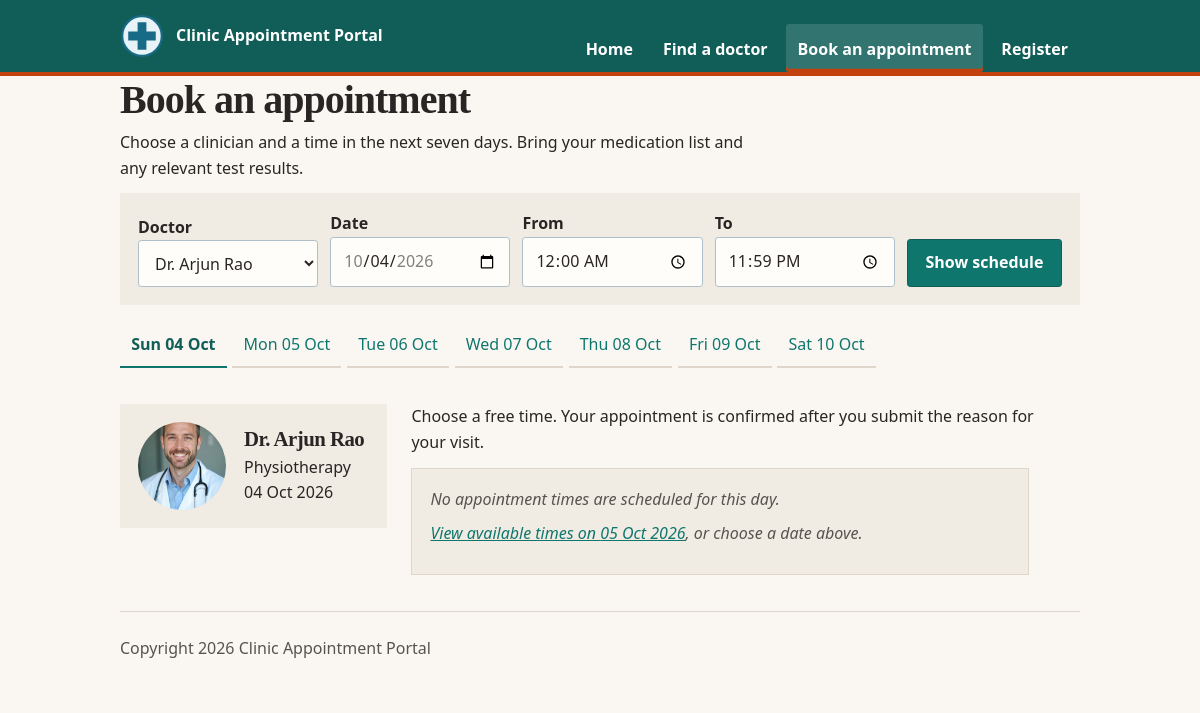
Page /clinic-base/book.php?doctor_id=5 on the committed database.
### tables this page shows
CREATE TABLE `doctor` (
  `DoctorID` INT NOT NULL AUTO_INCREMENT,
  `FullName` VARCHAR(100) NOT NULL,
  `User` VARCHAR(100) NOT NULL,
  `HashPass` VARCHAR(255) NOT NULL,
  `Email` VARCHAR(100) NOT NULL,
  `Specialty` VARCHAR(80) DEFAULT NULL,
  `Qualifications` VARCHAR(255) DEFAULT NULL,
  `Languages` VARCHAR(120) DEFAULT NULL,
  `WriteUp` MEDIUMTEXT DEFAULT NULL,
  `ImageURL` VARCHAR(255) DEFAULT NULL,
  PRIMARY KEY (`DoctorID`),
  UNIQUE KEY `uq_doctor_user` (`User`),
  UNIQUE KEY `uq_doctor_email` (`Email`)
);

### clinic-base/lib/helpers.php (called while the page is built, shortened)
<?php
function e(mixed $s): string
{
    return htmlspecialchars($s ?? '', ENT_QUOTES, 'UTF-8');
}
function base_path(): string
{
    static $base = null;
    if ($base !== null) {
        return $base;
    }
    $base = '';
    $script = str_replace('\\', '/', (string) ($_SERVER['SCRIPT_NAME'] ?? ''));
    $file = realpath((string) ($_SERVER['SCRIPT_FILENAME'] ?? ''));
    $root = realpath(dirname(__DIR__));
    $inApp = str_replace('\\', '/', substr($file, strlen($root)));
    if ($inApp !== '' && strcasecmp(substr($script, -strlen($inApp)), $inApp) === 0) {
        $base = rtrim(substr($script, 0, -strlen($inApp)), '/');
    }
    return $base;
}
function url(string $path): string
{
    return base_path() . $path;
}
function app_request_uri(): string
{
    $uri = (string) ($_SERVER['REQUEST_URI'] ?? '/');
    $base = base_path();
    if ($base !== '' && strncasecmp($uri, $base, strlen($base)) === 0) {
        $uri = substr($uri, strlen($base));
    }
    return $uri === '' ? '/' : $uri;
}
function fmt_date(?string $value): string
{
    $timestamp = strtotime($value);
    return $timestamp === false ? '' : date('d M Y', $timestamp);
}

### clinic-base/models/doctors.php (called while the page is built, shortened)
<?php
require_once dirname(__DIR__) . DIRECTORY_SEPARATOR . 'lib' . DIRECTORY_SEPARATOR . 'db.php';
function all_doctors(?string $specialty = null): array
{
    $sql = 'SELECT `DoctorID`, `FullName`, `Specialty`, `Qualifications`, `Languages`, `WriteUp`, `ImageURL`
                , (SELECT MIN(`SlotDateTime`)
                   FROM `slots`
                   WHERE `slots`.`DoctorID` = `doctor`.`DoctorID`
                     AND `slots`.`Status` = \'Available\'
                     AND `slots`.`SlotDateTime` >= NOW()) AS `NextAvailable`
            FROM `doctor`';
    $params = [];
    $sql .= ' ORDER BY `FullName`';
    return q_all($sql, $params);
}
function find_doctor(int $id): ?array
{
    return q_one(
        'SELECT `DoctorID`, `FullName`, `User`, `HashPass`, `Email`, `Specialty`,
                `Qualifications`, `Languages`, `WriteUp`, `ImageURL`
         FROM `doctor`
         WHERE `DoctorID` = :id
         LIMIT 1',
        ['id' => $id]
    );
}

### clinic-base/lib/db.php (called while the page is built, shortened)
<?php
function db(): PDO
{
    static $connection;
    if (!$connection instanceof PDO) {
        $dsn = 'mysql:host=' . DB_HOST
            . ';dbname=' . DB_NAME
            . ';charset=utf8mb4';
        $connection = new PDO($dsn, DB_USER, DB_PASS, [
            PDO::ATTR_ERRMODE => PDO::ERRMODE_EXCEPTION,
            PDO::ATTR_DEFAULT_FETCH_MODE => PDO::FETCH_ASSOC,
            PDO::ATTR_EMULATE_PREPARES => false,
            PDO::MYSQL_ATTR_INIT_COMMAND => "SET time_zone = '" . (new DateTimeImmutable())->format('P') . "'",
        ]);
    }
    return $connection;
}
function q(string $sql, array $params = []): PDOStatement
{
    $statement = db()->prepare($sql);
    $statement->execute($params);
    return $statement;
}
function q_one(string $sql, array $params = []): ?array
{
    $row = q($sql, $params)->fetch();
    return $row === false ? null : $row;
}
function q_all(string $sql, array $params = []): array
{
    return q($sql, $params)->fetchAll();
}

### clinic-base/models/slots.php (called while the page is built, shortened)
<?php
require_once dirname(__DIR__) . DIRECTORY_SEPARATOR . 'lib' . DIRECTORY_SEPARATOR . 'db.php';
require_once dirname(__DIR__) . DIRECTORY_SEPARATOR . 'lib' . DIRECTORY_SEPARATOR . 'slots.php';
function slot_select(): string
{
    return 'SELECT `slotID`, `DoctorID`, `SlotDateTime`, `CreatedAt`, `Status`,
                   DATE(`SlotDateTime`) AS `SlotDate`, TIME(`SlotDateTime`) AS `SlotTime`
            FROM `slots`';
}
function booking_day_availability(int $doctorId, DateTimeImmutable $now, int $days, string $fromTime, string $toTime): array
{
    $today = $now->setTime(0, 0);
    $availability = [];
    for ($offset = 0; $offset < $days; $offset++) {
        $availability[$today->modify('+' . $offset . ' days')->format('Y-m-d')] =
            ['total' => 0, 'matching' => 0, 'future' => 0, 'available' => 0];
    }
    $rows = q_all(
        slot_select() . ' WHERE `DoctorID` = :doctor_id
            AND `SlotDateTime` >= :start AND `SlotDateTime` < :end ORDER BY `SlotDateTime`',
        ['doctor_id' => $doctorId, 'start' => $today->format('Y-m-d H:i:s'),
            'end' => $today->modify('+' . $days . ' days')->format('Y-m-d H:i:s')]
    );
    foreach ($rows as $slot) {
        $counts = &$availability[(string) $slot['SlotDate']];
        $time = (string) $slot['SlotTime'];
    }
    return $availability;
}

### clinic-base/lib/slots.php (called while the page is built, shortened)
<?php
function booking_day_empty_message(array $counts): ?string
{
    if ($counts['total'] === 0) {
        return 'No appointment times are scheduled for this day.';
    }
    return 'The remaining times on this day are booked or unavailable.';
}

### clinic-base/book.php (the view, shortened to what this page needs)
<?php
require_once __DIR__ . DIRECTORY_SEPARATOR . 'lib' . DIRECTORY_SEPARATOR . 'helpers.php';
require_once __DIR__ . DIRECTORY_SEPARATOR . 'models' . DIRECTORY_SEPARATOR . 'doctors.php';
require_once __DIR__ . DIRECTORY_SEPARATOR . 'models' . DIRECTORY_SEPARATOR . 'appointments.php';
require_once __DIR__ . DIRECTORY_SEPARATOR . 'models' . DIRECTORY_SEPARATOR . 'slots.php';
$rescheduleIdInput = $_GET['reschedule'] ?? '';
$rescheduleId = is_string($rescheduleIdInput) && ctype_digit($rescheduleIdInput)
    ? (int) $rescheduleIdInput
    : 0;
$reschedule = null;
$rescheduleActor = 'patient';
$now = new DateTimeImmutable();
$today = $now->setTime(0, 0);
$lastBrowseDate = $today->modify('+' . (BROWSE_DAYS - 1) . ' days');
$doctorInput = $_GET['doctor'] ?? $_GET['doctor_id'] ?? '';
$doctorId = is_string($doctorInput) && ctype_digit($doctorInput) ? (int) $doctorInput : 0;
$doctor = $doctorId > 0 ? find_doctor($doctorId) : null;
$selectedDate = $today->format('Y-m-d');
$fromTime = isset($_GET['from']) && is_string($_GET['from']) ? $_GET['from'] : '00:00';
$toTime = isset($_GET['to']) && is_string($_GET['to']) ? $_GET['to'] : '23:59';
$doctors = all_doctors();
$availability = $doctorId > 0
    ? booking_day_availability($doctorId, $now, BROWSE_DAYS, $fromTime, $toTime)
    : [];
$availableDays = array_keys(array_filter($availability, static fn (array $counts): bool => $counts['available'] > 0));
$dayEmptyMessage = $doctorId > 0 ? booking_day_empty_message($availability[$selectedDate]) : null;
$availableDayUrl = $availableDays !== [] ? url('/book.php?' . http_build_query(array_merge(
    ['doctor' => $doctorId, 'date' => $availableDays[0], 'from' => $fromTime, 'to' => $toTime],
    $reschedule !== null ? ['reschedule' => $rescheduleId] : []
))) : null;
require __DIR__ . DIRECTORY_SEPARATOR . 'partials' . DIRECTORY_SEPARATOR . 'header.php';
require __DIR__ . DIRECTORY_SEPARATOR . 'partials' . DIRECTORY_SEPARATOR . 'nav.php';
?>
<main>
    <section class="page-intro booking-intro">
        <div class="page-intro-copy">
            <h1><?= e($reschedule !== null ? 'Reschedule an appointment' : 'Book an appointment') ?></h1>
<?php if ($reschedule !== null): ?>
            <p class="reschedule-context">Current appointment: <?= e((string) $reschedule['DoctorName']) ?> on <?= e(fmt_date((string) $reschedule['appointmentDateTime'])) ?> at <?= e(fmt_time((string) $reschedule['appointmentDateTime'])) ?>.</p>
            <p>Your current booking stays in place until the replacement is confirmed. <a href="<?= e(url($rescheduleActor === 'doctor' ? '/doctor/home.php' : '/patient/home.php')) ?>">Back to appointments</a></p>
<?php else: ?>
            <p>Choose a clinician and a time in the next seven days. Bring your medication list and any relevant test results.</p>
<?php endif; ?>
        </div>
    </section>
    <form class="booking-filters" method="get" action="<?= e(url('/book.php')) ?>">
        <p>
            <label for="doctor">Doctor</label>
            <select id="doctor" name="doctor">
<?php foreach ($doctors as $candidate): ?>
                <option value="<?= e((string) $candidate['DoctorID']) ?>"<?= e($doctorId === (int) $candidate['DoctorID'] ? ' selected' : '') ?>><?= e((string) $candidate['FullName']) ?></option>
<?php endforeach; ?>
            </select>
        </p>
        <p>
            <label for="date">Date</label>
            <input id="date" name="date" type="date" min="<?= e($today->format('Y-m-d')) ?>" max="<?= e($lastBrowseDate->format('Y-m-d')) ?>" value="<?= e($selectedDate) ?>" required>
        </p>
        <p>
            <label for="from">From</label>
            <input id="from" name="from" type="time" value="<?= e($fromTime) ?>" required>
        </p>
        <p>
            <label for="to">To</label>
            <input id="to" name="to" type="time" value="<?= e($toTime) ?>" required>
        </p>
        <button type="submit">Show schedule</button>
    </form>
    <nav class="day-tabs" aria-label="Choose a day">
<?php for ($offset = 0; $offset < BROWSE_DAYS; $offset++):
    $day = $today->modify('+' . $offset . ' days');
    $dayQuery = http_build_query(array_merge(
        ['doctor' => $doctorId, 'date' => $day->format('Y-m-d'), 'from' => $fromTime, 'to' => $toTime],
        $reschedule !== null ? ['reschedule' => $rescheduleId] : []
    ));
?>
        <a class="day-tab<?= e($selectedDate === $day->format('Y-m-d') ? ' selected' : '') ?>" href="<?= e(url('/book.php?' . $dayQuery)) ?>"><?= e($day->format('D d M')) ?></a>
<?php endfor; ?>
    </nav>
<?php if ($doctor === null): ?>
    <p class="empty-state">Choose a doctor to view their schedule.</p>
<?php else: ?>
    <section class="booking-results" aria-label="Doctor schedule">
        <aside class="booking-doctor">
            <img src="<?= e(url(!empty($doctor['ImageURL']) ? '/' . ltrim((string) $doctor['ImageURL'], '/') : '/assets/img/General_Practice_in_Action.jpg')) ?>" width="112" height="112" loading="eager" decoding="async" alt="Portrait of <?= e((string) $doctor['FullName']) ?>">
            <div><h2><?= e((string) $doctor['FullName']) ?></h2><p><?= e((string) $doctor['Specialty']) ?></p><p><?= e(fmt_date($selectedDate)) ?></p></div>
        </aside>
        <div class="booking-slots">
    <p>Choose a free time. Your appointment is confirmed after you submit the reason for your visit.</p>
<?php if ($dayEmptyMessage !== null): ?>
    <p class="empty-state"><?= e($dayEmptyMessage) ?>
<?php if ($availableDayUrl !== null): ?>
        <a href="<?= e($availableDayUrl) ?>">View available times on <?= e(fmt_date($availableDays[0])) ?></a>, or choose a date above.
<?php else: ?>
        No available appointment times within the next <?= e((string) BROWSE_DAYS) ?> days with these time filters. Choose another date or change the time filters above.
<?php endif; ?>
    </p>
<?php endif; ?>
        </div>
    </section>
<?php endif; ?>
</main>
<?php
require __DIR__ . DIRECTORY_SEPARATOR . 'partials' . DIRECTORY_SEPARATOR . 'footer.php';

### clinic-base/assets/tokens.css (style rules this page uses)
:root { --c-ink: #292524; --c-muted: #57534e; --c-paper: #fffdf9; --c-surface: #faf7f2; --c-surface-band: #f1ece3; --c-surface-tile: #fffefa; --c-line: #ded6ca; --c-primary: #0f766e; --c-primary-dark: #115e59; --c-button-background: var(--c-primary); --c-button-background-hover: var(--c-primary-dark); --c-button-foreground: #ffffff; --c-accent: #c2410c; --c-success: #166534; --c-danger: #b91c1c; --c-danger-hover: #991b1b; --shadow-doctor-tile: 0 0.35rem 1rem rgba(41, 37, 36, 0.10); --radius-control: 0.2rem; --radius-tile: 0.45rem; --radius-section: 0; --page-width: calc(100% - 2rem); }
@media (min-width: 64rem) { :root { --page-width: 80vw; } }

### clinic-base/assets/css/style.css (style rules this page uses)
.booking-filters { display: flex; flex-wrap: wrap; align-items: end; gap: var(--space-2); margin: 0 0 var(--space-3); padding: var(--space-3); background: var(--c-surface-band); }
.booking-filters p { flex: 1 1 10rem; min-width: 9rem; margin: 0; }
.booking-filters button { min-height: 2.75rem; }
.day-tabs { display: flex; max-width: 100%; gap: 0.35rem; overflow-x: auto; padding: 0 0 var(--space-2); margin-bottom: var(--space-4); }
.day-tab { flex: 0 0 auto; min-width: 4.75rem; min-height: 2.75rem; padding: 0.55rem 0.7rem; text-align: center; border-bottom: 2px solid var(--c-line); text-decoration: none; }
.day-tab.selected { border-color: var(--c-primary); color: var(--c-primary-dark); font-weight: 700; }
.booking-results { display: grid; grid-template-columns: minmax(13rem, 0.8fr) minmax(0, 2fr); gap: var(--space-4); align-items: start; }
.booking-doctor { display: flex; align-items: center; gap: var(--space-3); padding: var(--space-3); background: var(--c-surface-band); }
.booking-doctor img { flex: 0 0 5.5rem; width: 5.5rem; height: 5.5rem; aspect-ratio: 1; object-fit: cover; border-radius: 50%; }
.booking-doctor h2 { margin: 0 0 0.2rem; font-size: 1.3rem; }
.booking-doctor p { margin: 0; }
.booking-slots { min-width: 0; }
.booking-slots > p { margin-bottom: var(--space-2); }
.empty-state { margin: 0; padding: var(--space-3); background: var(--c-surface-band); border: 1px solid var(--c-line); }

### rows in the picture
doctor: ImageURL (picture), FullName "Dr. Arjun Rao", Specialty "Physiotherapy"

### other values in the picture
$link['label'] "Home"
$link['label'] "Find a doctor"
$link['label'] "Book an appointment"
$link['label'] "Register"
$day->format('D d M') "Sun 04 Oct"
$day->format('D d M') "Mon 05 Oct"
$day->format('D d M') "Tue 06 Oct"
$day->format('D d M') "Wed 07 Oct"
$day->format('D d M') "Thu 08 Oct"
$day->format('D d M') "Fri 09 Oct"
$day->format('D d M') "Sat 10 Oct"
fmt_date($selectedDate) "04 Oct 2026"
$dayEmptyMessage "No appointment times are scheduled for this day."
fmt_date($availableDays[0]) "05 Oct 2026"
form field doctor "Dr. Arjun Rao"
